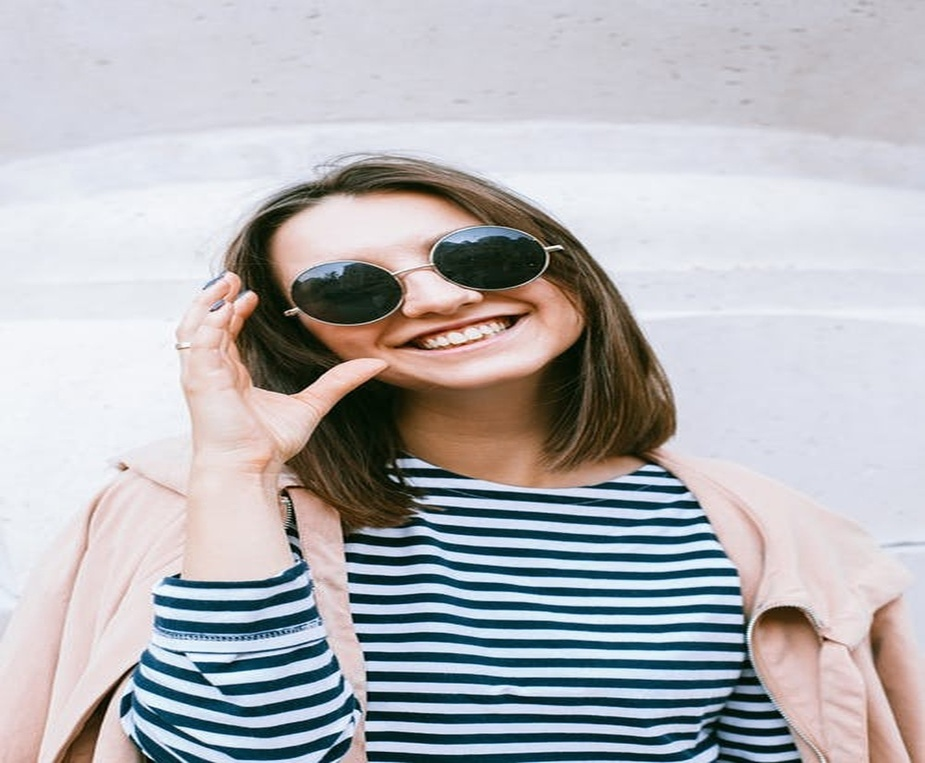
#> input picture OpenCV2/images/1.jpeg, 925 x 763 px, shrunk from 1152 x 951 before the run, given in place of the camera
$ python Morphological_Operations-set3.py
#> lines starting #> are read from the running program, lines starting #| are printed output that depends on the picture; after the words box and inside, x2 and y2 are one past the last pixel; in counts of white or black regions, pixels touching at a corner belong together
"""
    Morphological operation is elaborated that is Gradient. It is used for generating
    the outline of the image. There are two types of gradients, internal and external
    gradient. The internal gradient enhances the internal boundaries of the objects brighter than
    their background and external gradient boundaries of objects darker than their
    background. For binary images, the internal gradient generates a mask of the internal
    boundaries of the background image object.
"""

# Python program to illustrate
# Gradient morphological operation
# on the frames

# organizing import
import cv2
import numpy as np

# return video from the first webcam on your computer
cap = cv2.VideoCapture(0)

# loop runs if capturing has been initialized
while 1:

    # reads frame from a camera
    _, img = cap.read()
#> img is the input picture: shape (763, 925, 3); mean B, G, R 183.8, 180, 180.6

    # convert to HSV color space, OCV reads color as BGR
    # frame is converted to HSV
    hsv = cv2.cvtColor(img, cv2.COLOR_BGR2HSV)
#> hsv: shape (763, 925, 3); mean H, S, V 89.5, 52.7, 194.2

    # defining the range of masking
    blue1 = np.array([110, 50, 50])
    blue2 = np.array([130, 255, 255])

    # initializing the mask to be
    # convoluted over input image
    mask = cv2.inRange(hsv, blue1, blue2)
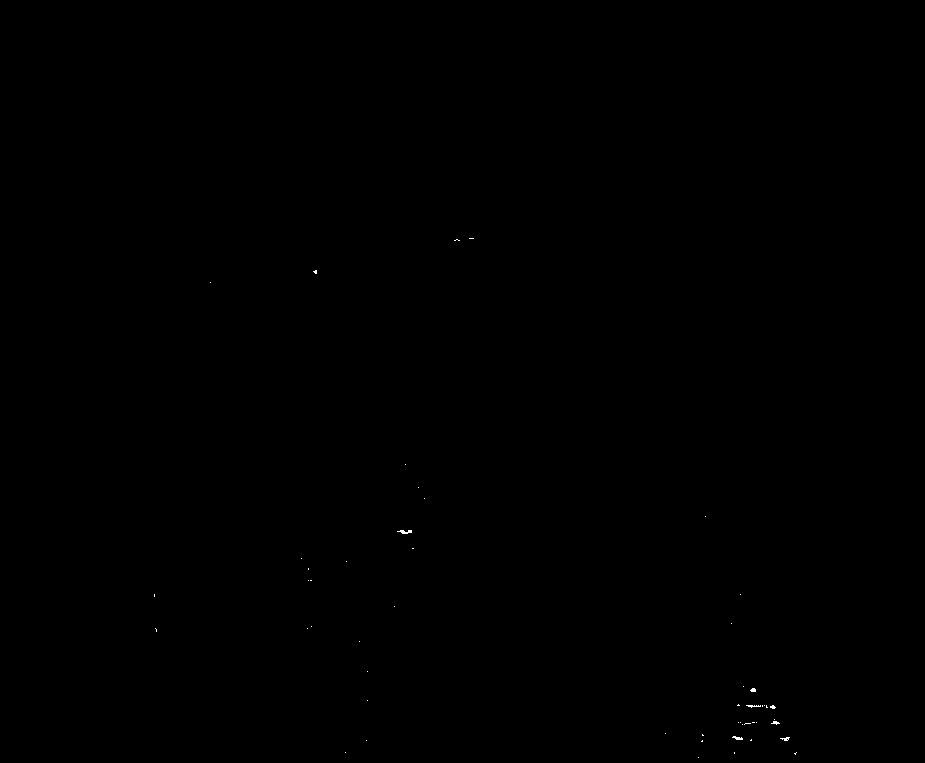
#> mask: shape (763, 925); 0.04% white in thin lines or dots, all inside (x1, y1, x2, y2) = (154, 238, 797, 758)

    # passing the bitwise_and over
    # each pixel convoluted
    res = cv2.bitwise_and(img, img, mask=mask)

    # defining the kernel i.e structuring element
    kernel = np.ones((5, 5), np.uint8)

    # defining the gradient function
    # is show in the window
    gradient = cv2.morphologyEx(mask, cv2.MORPH_GRADIENT, kernel)
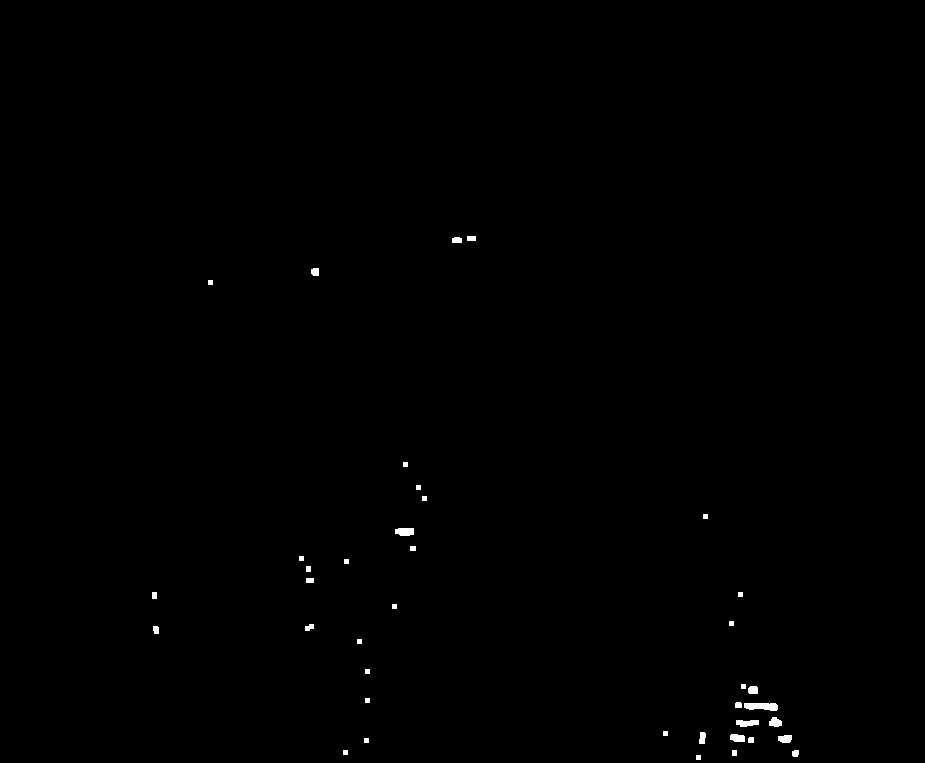
#> gradient: shape (763, 925); 0.27% white; 39 white regions, largest, box (x1, y1, x2, y2) and area: (744, 703, 778, 711) 224, (395, 528, 414, 536) 136, (736, 720, 759, 727) 128

    # the mask and closing operation
    # is show in the window
    cv2.imshow("Gradient", gradient)

    # with for 'q' key associated memory usage
    if cv2.waitKey(0) & 0xff == ord('q'):
#> (key q is pressed here)
        break

# de-allocate any associated memory usage
cv2.destroyAllWindows()

# close the window / release webcam
cap.release()

$ run again, on OpenCV2/images/2.jpeg
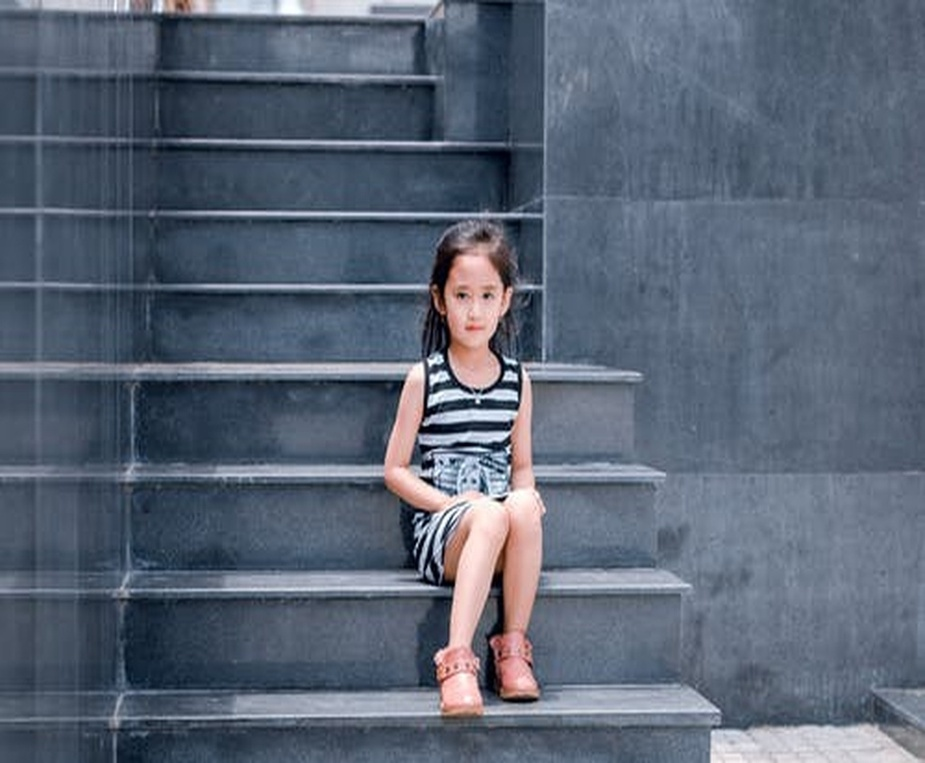
#> input picture OpenCV2/images/2.jpeg, 925 x 763 px, shrunk from 1152 x 951 before the run, given in place of the camera
#> img is the input picture: shape (763, 925, 3); mean B, G, R 116.7, 100.4, 89.8
#> hsv: shape (763, 925, 3); mean H, S, V 104.4, 73.9, 118.8
#> `mask = cv2.inRange(hsv, blue1, blue2)`:
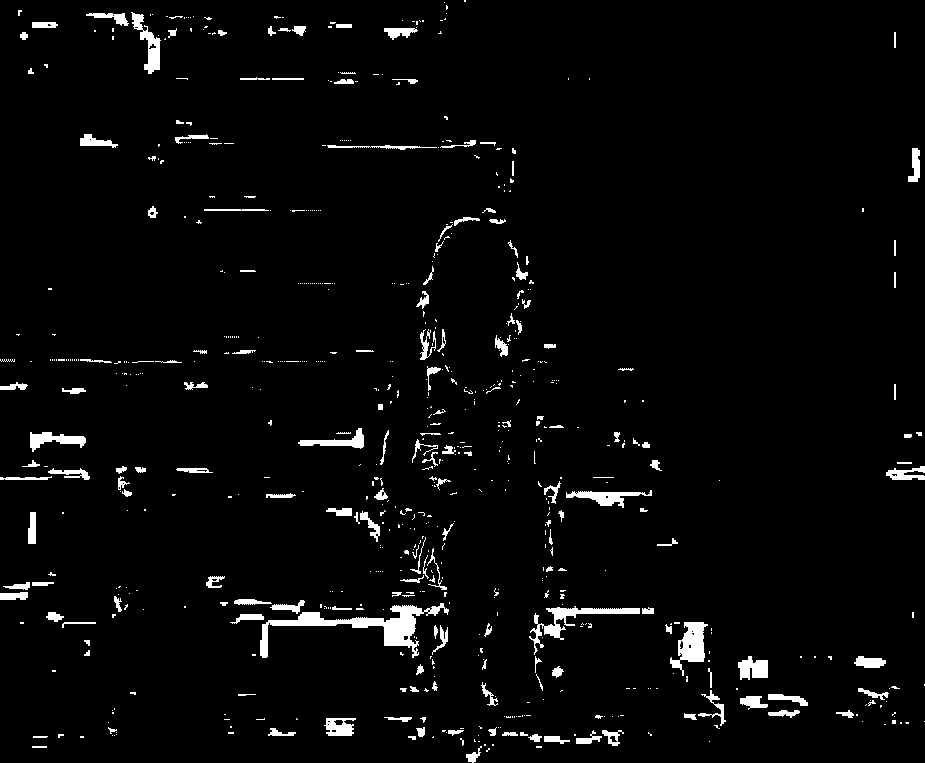
#> mask: shape (763, 925); 3.2% white; 700 white regions (521 under 20 px), largest, box (x1, y1, x2, y2) and area: (260, 603, 449, 658) 2486, (529, 606, 640, 655) 1047, (670, 622, 708, 676) 963
#> `gradient = cv2.morphologyEx(mask, cv2.MORPH_GRADIENT, kernel)`:
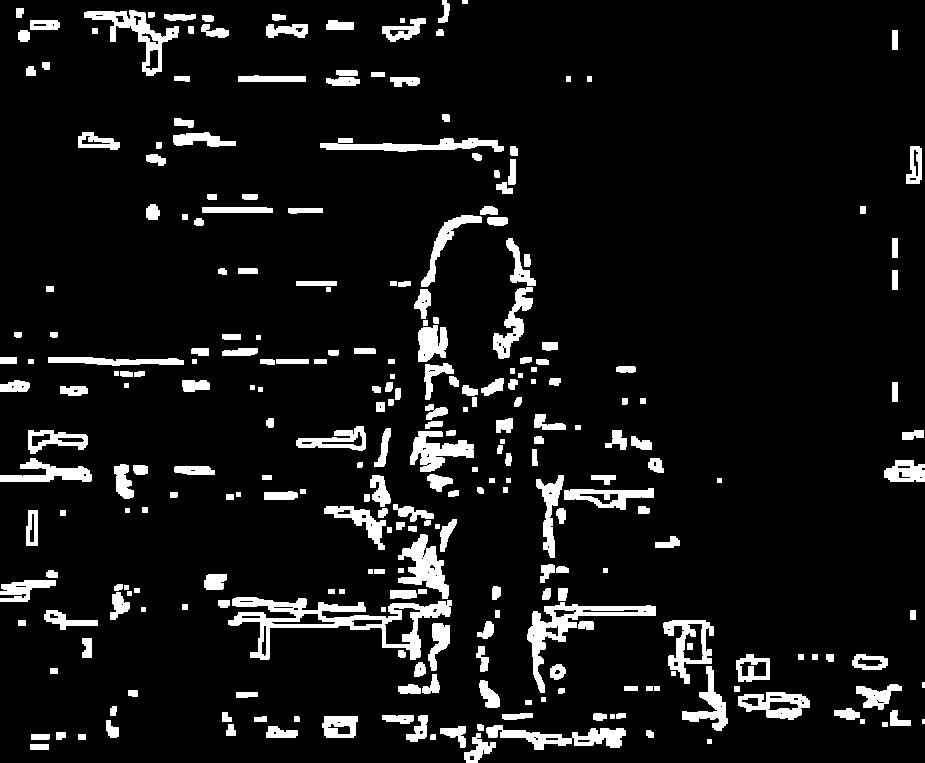
#> gradient: shape (763, 925); 8.5% white; 276 white regions (2 under 20 px), largest, box (x1, y1, x2, y2) and area: (228, 597, 452, 660) 4223, (527, 602, 656, 693) 2297, (84, 10, 179, 76) 1641
